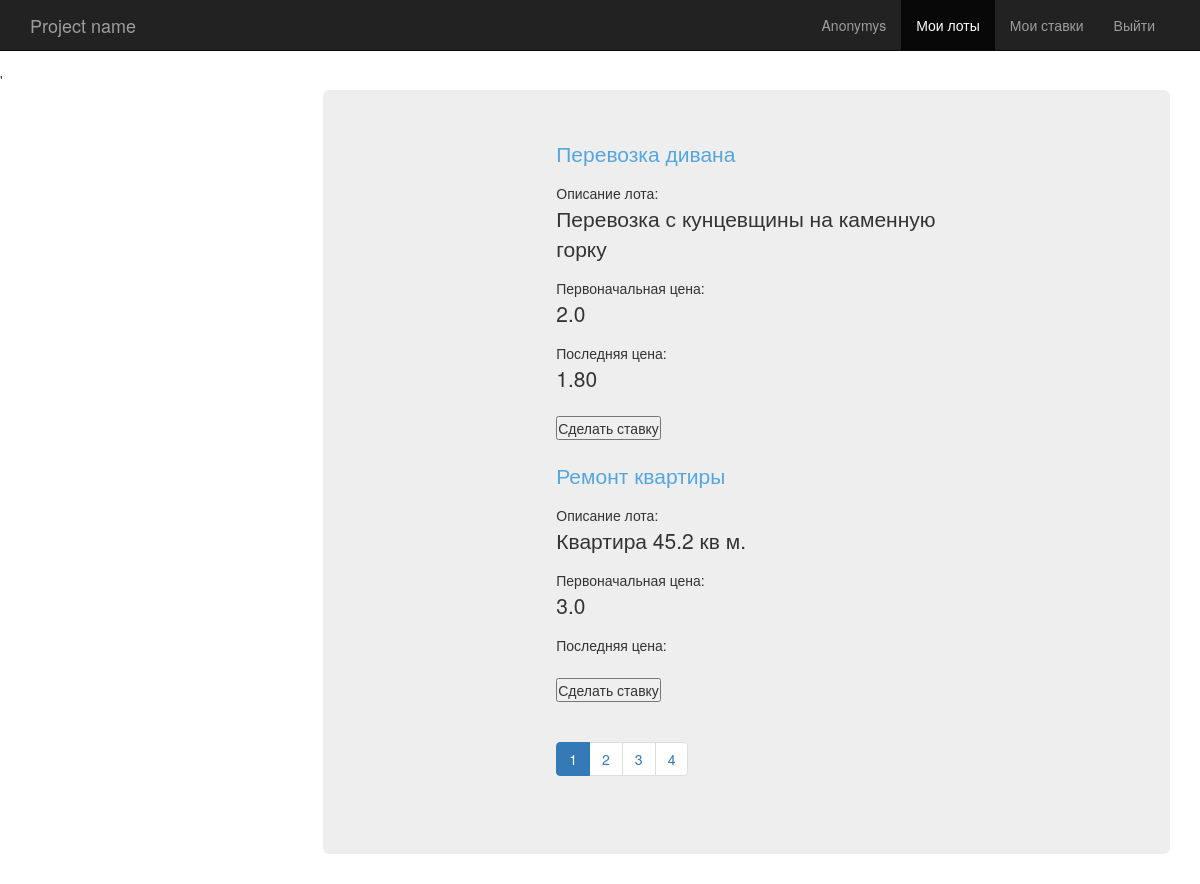
The page /testpagination/ on the database its author committed.
### hollau/models.py (models this page shows, shortened)
class Lot(models.Model):
    name = models.CharField(u"предложение", max_length=100)
    description = models.TextField(u"описание предложения")
    start_price = models.FloatField(u"стартовая цена")
    current_price = models.FloatField(u"текущая цена", blank=True, null=True)
    sold = models.BooleanField(u"продано", default=False)
    author = models.ForeignKey(User, verbose_name=u"Аукционатор", related_name='lots', default="1")
    start_date = models.DateTimeField(u'начало продажи', auto_now_add=True)
    end_date = models.DateTimeField(u'окончание продажи')
    lastest_propose = models.DateTimeField(u'последнее предложение', blank=True, null=True)
    category = models.ForeignKey(Category, verbose_name=u'Категория', default=1)
    class Admin:
        list_display = ("name", "price", "propose", "lastest_propose", "bought")
        ordering = ("-lastest_propose", "end_date",)
    def propose(self):
        lastest = self.propose_set.order_by('-date')
        if lastest:
            return lastest[0]
        else:
            return None
    def bought(self):
        return self.propose() and ((self.end_date < datetime.datetime.now()) or self.sold)

### hollau/views.py (the view)
# urls.py: url(r'^testpagination/$', views.testpagination, name='testpagination'),
def testpagination(request):
    lots = models.Lot.objects.all()
    paginator, page = paginate(request, lots)
    return render(request, 'testpagepagination.html', {'paginator': paginator, 'page': page, 'lots': page.object_list, 'count': [1,2]},)

### hollau/views.py (called while the page is built)
def paginate(request, qs):
    try:
        limit = int(request.GET.get('limit', 2))
    except ValueError:
        limit = 2
    if limit > 2:
        limit = 2
    try:
        page = int(request.GET.get('page',1))
    except ValueError:
        raise Http404
    paginator = Paginator(qs, limit)
    try:
        page = paginator.page(page)
    except EmptyPage:
        page = paginator.page(paginator.num_pages)
    return paginator, page

### hollau/templates/testpagepagination.html (shortened to what this page needs)
{% extends 'base.html' %}
{% load staticfiles %}
{% block javascript %}
        <link rel="stylesheet" href="{% static 'countdown_style.css' %}" />
        <link rel="stylesheet" href="{% static 'jquery.countdown.css' %} " />
{% endblock %}
{% block content %}
<div class="row">
<div class="col-lg-12 col-md-12 col-sm-12 col-xs-12">
{% for lot in lots %}
    <div data-timer="{{lot.end_date|date:'Y-m-d H:i'}}">
<p><a href="{% url 'lot_detail' lot.id%}">{{lot.name}}</a></p>
Описание лота: <p>{{lot.description}}</p>
Первоначальная цена: <p>{{lot.start_price}}</p>
Последняя цена: <p id="current_price">{{lot.current_price|floatformat:2}}</p>
<p id="note"></p>
<button id="makeabet">Сделать ставку</button><br><br>
    </div>
{% endfor %}
<ul class="pagination" display="inline">
{% for p in paginator.page_range %}
  {% if p == page.number %}
    <li class="active">
  {% else %}
    <li>
  {% endif %}
    <a href="/testpagination/?page={{ p }}">{{ p }}</a>
  </li>
{% endfor %}
</ul>
      </div>
    </div>
<body>
</body>
{% endblock %}

### hollau/static/offcanvas.css (style rules this page uses)
html, body { overflow-x: hidden; }
body { padding-top: 70px; }

### hollau/static/countdown_style.css (style rules this page uses)
* { margin:0; padding:0; }
html { position:relative; }
a, a:visited { text-decoration:none; outline:none; color:#54a6de; }
#note { color: #666666; font-size: 12px; margin: 0 auto; padding: 4px; text-align: center; text-shadow: 1px 1px 0 rgba(255, 255, 255, 0.3); width: 400px; }

### hollau/templates/testpagepagination.html (style rules this page uses)
ul.pagination li { display: inline; margin-right: 5px; padding: 3px; }

### rows shown on the page
Lot: name "Перевозка дивана", description "Перевозка с кунцевщины на каменную горку", start_price "2.0", current_price "1.80"
Lot: name "Ремонт квартиры", description "Квартира 45.2 кв м.", start_price "3.0"

### other values the page prints
{{ p }} "1" "2" "3" "4"
